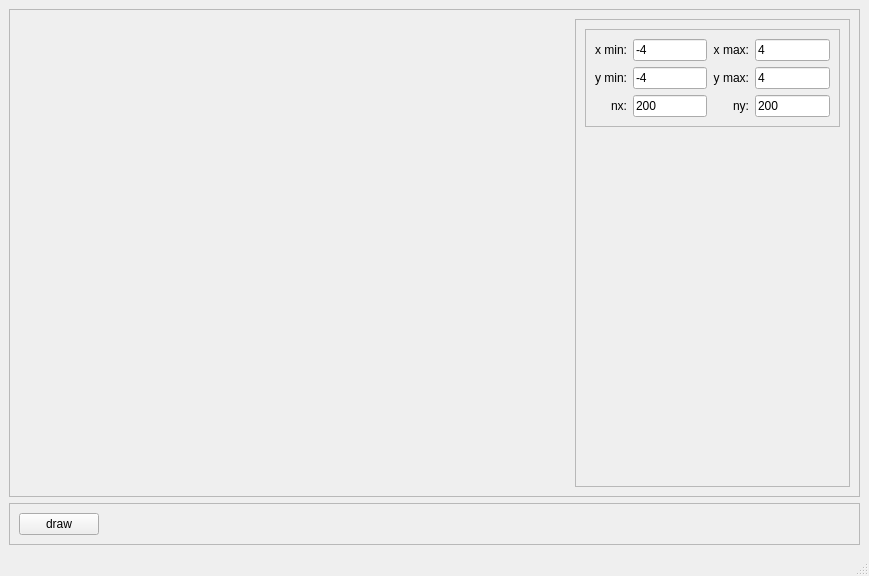
<?xml version="1.0" encoding="UTF-8"?>
<ui version="4.0">
 <class>MainWindow</class>
 <widget class="QMainWindow" name="MainWindow">
  <property name="geometry">
   <rect>
    <x>0</x>
    <y>0</y>
    <width>869</width>
    <height>576</height>
   </rect>
  </property>
  <property name="windowTitle">
   <string>MainWindow</string>
  </property>
  <widget class="QWidget" name="_central_widget">
   <layout class="QVBoxLayout" name="verticalLayout">
    <item>
     <widget class="QFrame" name="_frame_002">
      <property name="sizePolicy">
       <sizepolicy hsizetype="Preferred" vsizetype="Preferred">
        <horstretch>0</horstretch>
        <verstretch>0</verstretch>
       </sizepolicy>
      </property>
      <property name="frameShape">
       <enum>QFrame::Shape::StyledPanel</enum>
      </property>
      <property name="frameShadow">
       <enum>QFrame::Shadow::Raised</enum>
      </property>
      <layout class="QHBoxLayout" name="horizontalLayout_2" stretch="2,0">
       <item>
        <widget class="QCustomPlot" name="_plot" native="true">
         <property name="sizePolicy">
          <sizepolicy hsizetype="Preferred" vsizetype="Preferred">
           <horstretch>0</horstretch>
           <verstretch>0</verstretch>
          </sizepolicy>
         </property>
         <property name="minimumSize">
          <size>
           <width>550</width>
           <height>400</height>
          </size>
         </property>
        </widget>
       </item>
       <item>
        <widget class="QFrame" name="_frame_003">
         <property name="minimumSize">
          <size>
           <width>0</width>
           <height>0</height>
          </size>
         </property>
         <property name="frameShape">
          <enum>QFrame::Shape::StyledPanel</enum>
         </property>
         <property name="frameShadow">
          <enum>QFrame::Shadow::Raised</enum>
         </property>
         <layout class="QVBoxLayout" name="verticalLayout_2">
          <item>
           <widget class="QFrame" name="_frame_004">
            <property name="frameShape">
             <enum>QFrame::Shape::StyledPanel</enum>
            </property>
            <property name="frameShadow">
             <enum>QFrame::Shadow::Raised</enum>
            </property>
            <layout class="QGridLayout" name="gridLayout">
             <item row="1" column="3">
              <widget class="QLineEdit" name="_txt_y_max">
               <property name="minimumSize">
                <size>
                 <width>50</width>
                 <height>0</height>
                </size>
               </property>
               <property name="text">
                <string>4</string>
               </property>
              </widget>
             </item>
             <item row="1" column="0">
              <widget class="QLabel" name="_lbl_y_min">
               <property name="text">
                <string>y min:</string>
               </property>
               <property name="alignment">
                <set>Qt::AlignmentFlag::AlignRight|Qt::AlignmentFlag::AlignTrailing|Qt::AlignmentFlag::AlignVCenter</set>
               </property>
              </widget>
             </item>
             <item row="0" column="3">
              <widget class="QLineEdit" name="_txt_x_max">
               <property name="minimumSize">
                <size>
                 <width>50</width>
                 <height>0</height>
                </size>
               </property>
               <property name="text">
                <string>4</string>
               </property>
              </widget>
             </item>
             <item row="1" column="1">
              <widget class="QLineEdit" name="_txt_y_min">
               <property name="minimumSize">
                <size>
                 <width>50</width>
                 <height>0</height>
                </size>
               </property>
               <property name="text">
                <string>-4</string>
               </property>
              </widget>
             </item>
             <item row="1" column="2">
              <widget class="QLabel" name="_lbl_y_max">
               <property name="text">
                <string>y max:</string>
               </property>
               <property name="alignment">
                <set>Qt::AlignmentFlag::AlignRight|Qt::AlignmentFlag::AlignTrailing|Qt::AlignmentFlag::AlignVCenter</set>
               </property>
              </widget>
             </item>
             <item row="0" column="1">
              <widget class="QLineEdit" name="_txt_x_min">
               <property name="sizePolicy">
                <sizepolicy hsizetype="Preferred" vsizetype="Fixed">
                 <horstretch>0</horstretch>
                 <verstretch>0</verstretch>
                </sizepolicy>
               </property>
               <property name="minimumSize">
                <size>
                 <width>50</width>
                 <height>0</height>
                </size>
               </property>
               <property name="text">
                <string>-4</string>
               </property>
              </widget>
             </item>
             <item row="0" column="2">
              <widget class="QLabel" name="_lbl_x_max">
               <property name="text">
                <string>x max:</string>
               </property>
               <property name="alignment">
                <set>Qt::AlignmentFlag::AlignRight|Qt::AlignmentFlag::AlignTrailing|Qt::AlignmentFlag::AlignVCenter</set>
               </property>
              </widget>
             </item>
             <item row="0" column="0">
              <widget class="QLabel" name="_lbl_x_min">
               <property name="text">
                <string>x min:</string>
               </property>
               <property name="alignment">
                <set>Qt::AlignmentFlag::AlignRight|Qt::AlignmentFlag::AlignTrailing|Qt::AlignmentFlag::AlignVCenter</set>
               </property>
              </widget>
             </item>
             <item row="2" column="0">
              <widget class="QLabel" name="_lbl_nx">
               <property name="text">
                <string>nx:</string>
               </property>
               <property name="alignment">
                <set>Qt::AlignmentFlag::AlignRight|Qt::AlignmentFlag::AlignTrailing|Qt::AlignmentFlag::AlignVCenter</set>
               </property>
              </widget>
             </item>
             <item row="2" column="1">
              <widget class="QLineEdit" name="_txt_nx">
               <property name="minimumSize">
                <size>
                 <width>50</width>
                 <height>0</height>
                </size>
               </property>
               <property name="text">
                <string>200</string>
               </property>
              </widget>
             </item>
             <item row="2" column="2">
              <widget class="QLabel" name="_lbl_ny">
               <property name="text">
                <string>ny:</string>
               </property>
               <property name="alignment">
                <set>Qt::AlignmentFlag::AlignRight|Qt::AlignmentFlag::AlignTrailing|Qt::AlignmentFlag::AlignVCenter</set>
               </property>
              </widget>
             </item>
             <item row="2" column="3">
              <widget class="QLineEdit" name="_txt_ny">
               <property name="minimumSize">
                <size>
                 <width>50</width>
                 <height>0</height>
                </size>
               </property>
               <property name="text">
                <string>200</string>
               </property>
              </widget>
             </item>
            </layout>
           </widget>
          </item>
          <item>
           <spacer name="_spc_002">
            <property name="orientation">
             <enum>Qt::Orientation::Vertical</enum>
            </property>
            <property name="sizeHint" stdset="0">
             <size>
              <width>20</width>
              <height>40</height>
             </size>
            </property>
           </spacer>
          </item>
         </layout>
        </widget>
       </item>
      </layout>
     </widget>
    </item>
    <item>
     <widget class="QFrame" name="_frame_001">
      <property name="maximumSize">
       <size>
        <width>16777215</width>
        <height>50</height>
       </size>
      </property>
      <property name="frameShape">
       <enum>QFrame::Shape::StyledPanel</enum>
      </property>
      <property name="frameShadow">
       <enum>QFrame::Shadow::Raised</enum>
      </property>
      <layout class="QHBoxLayout" name="horizontalLayout">
       <item>
        <widget class="QPushButton" name="_btn_draw">
         <property name="text">
          <string>draw</string>
         </property>
        </widget>
       </item>
       <item>
        <spacer name="_spc_001">
         <property name="orientation">
          <enum>Qt::Orientation::Horizontal</enum>
         </property>
         <property name="sizeHint" stdset="0">
          <size>
           <width>40</width>
           <height>20</height>
          </size>
         </property>
        </spacer>
       </item>
      </layout>
     </widget>
    </item>
   </layout>
  </widget>
  <widget class="QMenuBar" name="_menu_bar">
   <property name="geometry">
    <rect>
     <x>0</x>
     <y>0</y>
     <width>869</width>
     <height>37</height>
    </rect>
   </property>
  </widget>
  <widget class="QStatusBar" name="_status_bar"/>
 </widget>
 <customwidgets>
  <customwidget>
   <class>QCustomPlot</class>
   <extends>QWidget</extends>
   <header>qcustomplot.h</header>
   <container>1</container>
  </customwidget>
 </customwidgets>
 <tabstops>
  <tabstop>_txt_x_min</tabstop>
  <tabstop>_txt_x_max</tabstop>
  <tabstop>_txt_y_min</tabstop>
  <tabstop>_txt_y_max</tabstop>
  <tabstop>_txt_nx</tabstop>
  <tabstop>_txt_ny</tabstop>
  <tabstop>_btn_draw</tabstop>
 </tabstops>
 <resources/>
 <connections/>
</ui>
